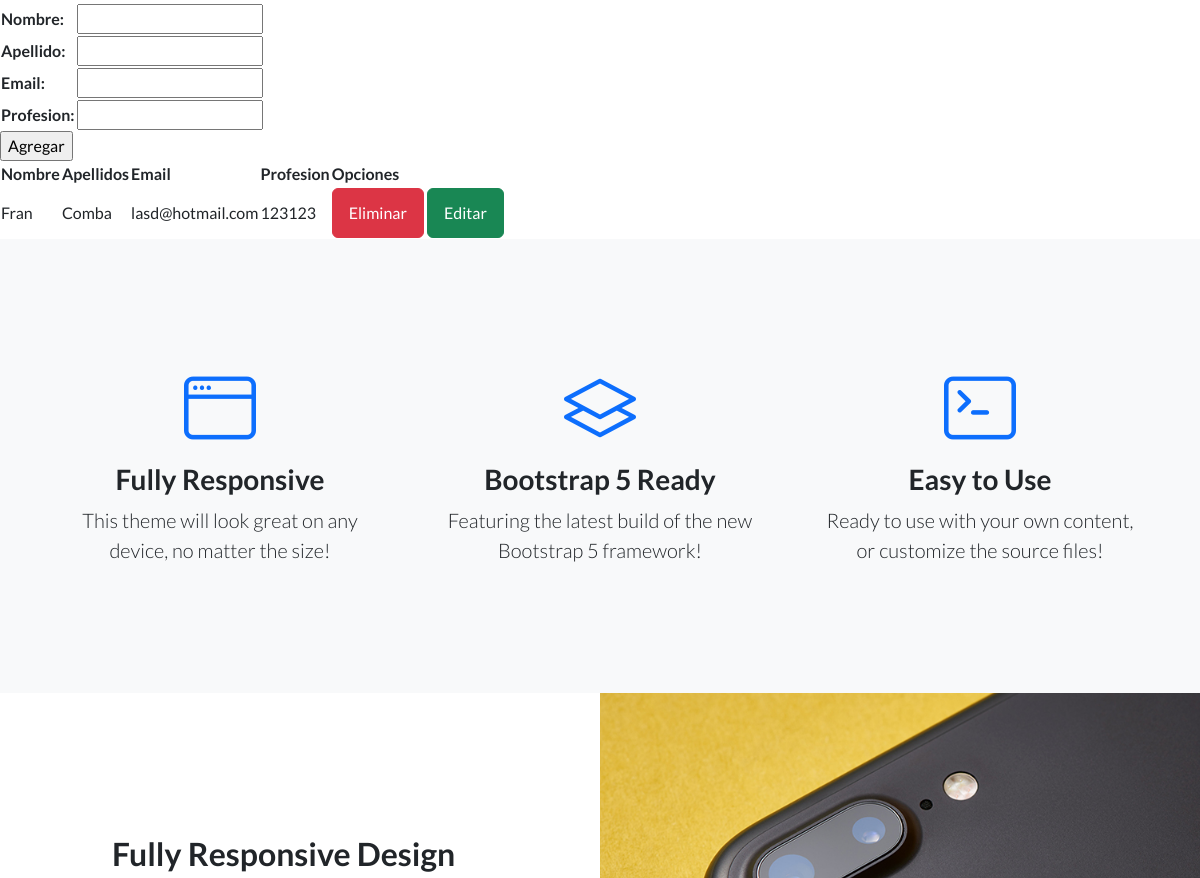
Page /APPCoder/profesores/ (signed in, middle part) on the earlier database version.
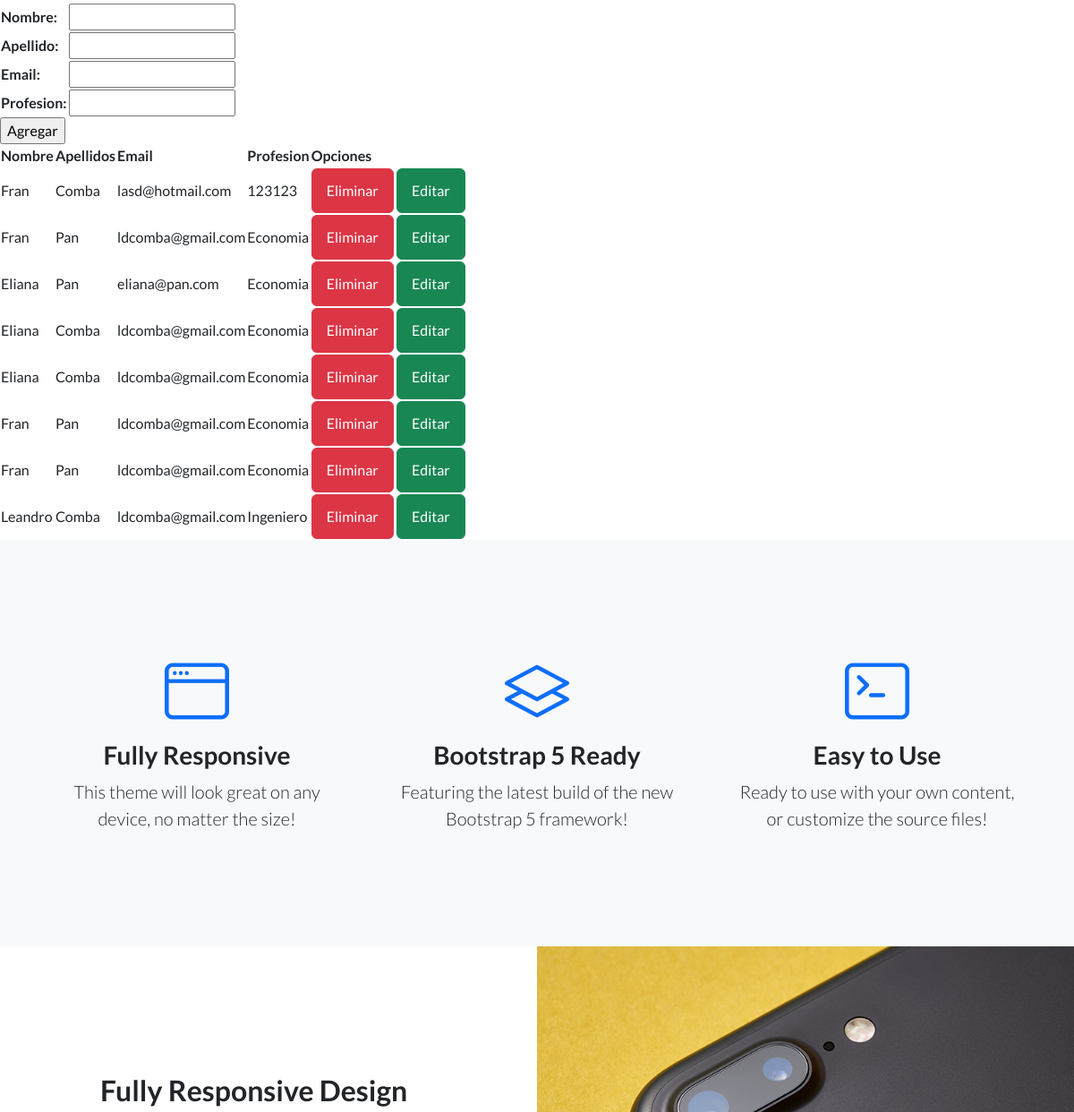
Same page on the later database version.
### APPCoder/models.py (models this page shows, shortened)
class Profesor(models.Model):
    nombre=models.CharField(max_length=30)
    apellido=models.CharField(max_length=30)
    email=models.EmailField()
    profesion=models.CharField(max_length=30)

### APPCoder/views.py (the view)
# urls.py: path("profesores/",profesores, name="profesores"),
@login_required # para vistas basadas en Def
def profesores(request):
    if request.method=="POST":
        form=ProfesorForm(request.POST)
        if form.is_valid():
            info=form.cleaned_data
            nombre=info["nombre"]
            apellido=info["apellido"]
            email=info["email"]
            profesion=info["profesion"]
            profesor=Profesor(nombre=nombre,apellido=apellido,email=email,profesion=profesion)
            profesor.save()
            mensaje="Profesor creado"
        else:
            mensaje="Datos Invalidos"
        profesores=Profesor.objects.all()
        formulario_profesor=ProfesorForm()
        return render(request,"profesores.html", {"mensaje": mensaje,"formulario":formulario_profesor,"profesores":profesores,"avatar":obtenerAvatar(request)})
    else:
        formulario_profesor=ProfesorForm()
        profesores=Profesor.objects.all()
        return render(request,"profesores.html",{"formulario":formulario_profesor,"profesores":profesores,"profesores":profesores,"avatar":obtenerAvatar(request)})

### APPCoder/forms.py
class ProfesorForm(forms.Form):
    nombre=forms.CharField(max_length=50)
    apellido=forms.CharField(max_length=50)
    email=forms.EmailField()
    profesion=forms.CharField(max_length=50)

### APPCoder/views.py (called while the page is built)
def obtenerAvatar(request):
    avatares=Avatar.objects.filter(user=request.user.id)
    if len(avatares)!=0:
        return avatares[0].imagen.url
    else:
        return "media/avatars/avatarpordefecto.png"

### APPCoder/templates/profesores.html (shortened to what this page needs)
{% extends "padre.html" %}
{% load static %}
{% block contenido_que_cambia %}
    <form action="{% url 'profesores' %}" method="POST"> {% csrf_token %}
        <table> {{formulario.as_table}}  </table>
        <input type="submit" value="Agregar">
    </form>
<table>
    <thead>
        <tr>
            <th>Nombre</th>
            <th>Apellidos</th>
            <Th>Email</Th>
            <th>Profesion</th>
            <TH>Opciones</TH>
        </tr>
    </thead>
    <tbody>
        {% for profesor in profesores %}
        <tr>
            <td>
                {{profesor.nombre}}
            </td>
            <td>
                {{profesor.apellido}}
            </td>
            <td>
                {{profesor.email}}
            </td>
            <td>
                {{profesor.profesion}}
            </td>
            <td>
                <a class="btn btn-danger" href="{% url 'eliminarProfesor' profesor.id %}">Eliminar</a>
                <a class="btn btn-success" href="{% url 'profesorEditar' profesor.id %}">Editar</a>
            </td>
        </tr>
        {% endfor %}
    </tbody>
</table>
{% endblock %}

Differences in the rows shown:
added Profesor: nombre "Fran", apellido "Pan", email "ldcomba@gmail.com", profesion "Economia"
added Profesor: nombre "Eliana", apellido "Pan", email "eliana@pan.com", profesion "Economia"
added Profesor: nombre "Eliana", apellido "Comba", email "ldcomba@gmail.com", profesion "Economia"
added Profesor: nombre "Eliana", apellido "Comba", email "ldcomba@gmail.com", profesion "Economia"
added Profesor: nombre "Fran", apellido "Pan", email "ldcomba@gmail.com", profesion "Economia"
added Profesor: nombre "Fran", apellido "Pan", email "ldcomba@gmail.com", profesion "Economia"
added Profesor: nombre "Leandro", apellido "Comba", email "ldcomba@gmail.com", profesion "Ingeniero"
